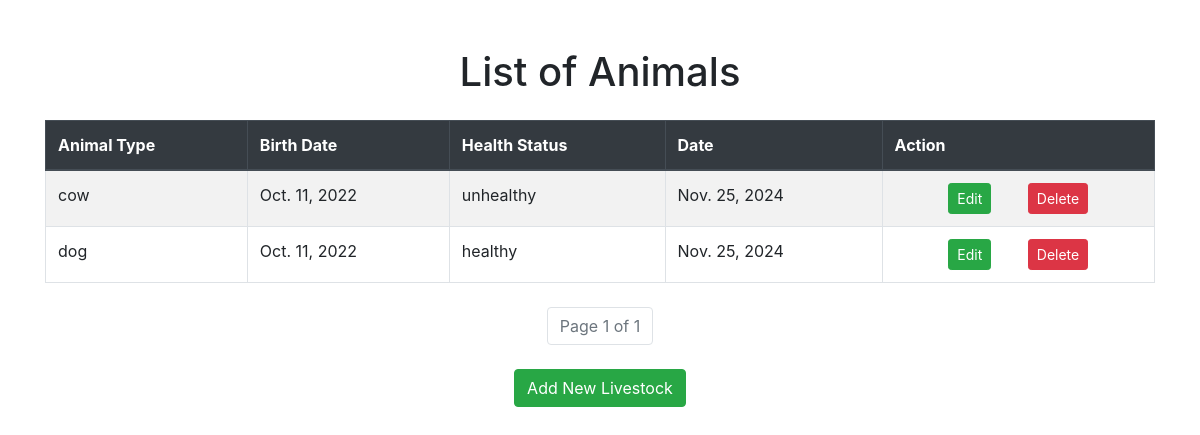
The app's page /records/ with its own data.
### records/models.py (models this page shows, shortened)
class Records(models.Model):
    animal_type = models.CharField(max_length=100)
    birth_date = models.DateField()
    status = models.CharField(max_length=100)
    date = models.DateField(default=timezone.now)

### records/views.py (the view)
# urls.py: path('' ,views.livestock_list, name='livestock_list'),
def livestock_list(request):
    livestock_list = Records.objects.all()
    paginator = Paginator(livestock_list,5)
    page_number = request.GET.get('page')
    page_obj = paginator.get_page(page_number)
    return render(request, 'records/livestock_list.html',{'page_obj':page_obj})

### records/templates/records/livestock_list.html (shortened to what this page needs)
<!DOCTYPE html>
<html lang="en">
<head>
    <link href="https://stackpath.bootstrapcdn.com/bootstrap/4.5.2/css/bootstrap.min.css" rel="stylesheet">
</head>
<body>
    <div class="container mt-5">
        <h1 class="text-center mb-4">List of Animals</h1>
        <table class="table table-striped table-bordered">
            <thead class="thead-dark">
                <tr>
                    <th scope="col">Animal Type</th>
                    <th scope="col">Birth Date</th>
                    <th scope="col">Health Status</th>
                    <th scope="col">Date</th>
                    <th scope="col">Action</th>
                </tr>
            </thead>
            <tbody>
                {% for livestock in page_obj %}
                    <tr>
                        <td>{{ livestock.animal_type }}</td>
                        <td>{{ livestock.birth_date }}</td>
                        <td>{{ livestock.status }}</td>
                        <td>{{ livestock.date }}</td>
                        <td class="text-center">
                            <a href="{% url 'update_livestock' livestock.pk %}" class="btn btn-success btn-sm mr-4">Edit</a>
                            <form action="{% url 'delete_livestock' livestock.pk %}" method="POST" style="display:inline;">
                                <button type="submit" class="btn btn-danger btn-sm ml-2">Delete</button>
                            </form>
                        </td>
                    </tr>
                {% empty %}
                    <tr>
                        <td colspan="3" class="text-center">No livestock available.</td>
                    </tr>
                {% endfor %}
            </tbody>
        </table>
        <nav aria-label="Page navigation" class="mt-4">
            <ul class="pagination justify-content-center">
                <li class="page-item disabled">
                    <span class="page-link">Page {{ page_obj.number }} of {{ page_obj.paginator.num_pages }}</span>
                </li>
            </ul>
        </nav>
        <div class="text-center mt-4">
            <a href="{% url 'livestock_create' %}" class="btn btn-success">Add New Livestock</a>
        </div>
    </div>
</body>
</html>

### records on screen
Records: animal_type "cow", birth_date "Oct. 11, 2022", status "unhealthy", date "Nov. 25, 2024"
Records: animal_type "dog", birth_date "Oct. 11, 2022", status "healthy", date "Nov. 25, 2024"

### other values on screen
{{ page_obj.number }} "1"
{{ page_obj.paginator.num_pages }} "1"
